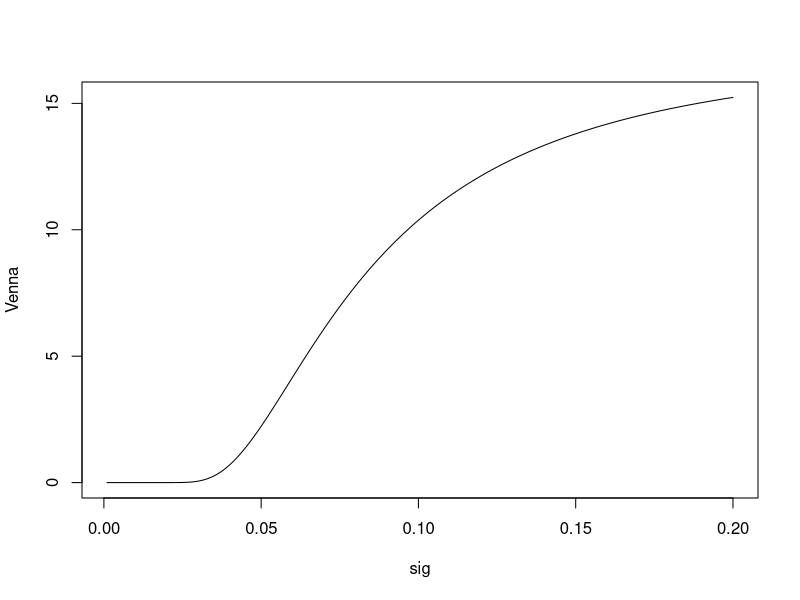

R code for this plot:
# -- parameters
St = 95
K = 100
r = 0.03
YTM = 1
t = 0.8
sig = seq(from=0.001,to=0.2,by=0.001)

# -- price
d1 = (log(St/K) + (r+1/2*sig^2)*(YTM-t))/(sig*sqrt(YTM-t))
d2 = (log(St/K) + (r-1/2*sig^2)*(YTM-t))/(sig*sqrt(YTM-t))

Pi = St*pnorm(d1) - K*exp(-r*(YTM-t))*pnorm(d2)

# plot
# plot(St,Pi,type="l")

# -- Greek
# delta
Delta = pnorm(d1)
# plot
# plot(St,Delta,type="l")

# gamma
Gamma = dnorm(d1)/(sig*St*sqrt(YTM-t))
# plot
# plot(St,Gamma,type="l")

# Venna
Venna = St*sqrt(YTM-t)*dnorm(d1)
plot(sig,Venna,type="l")